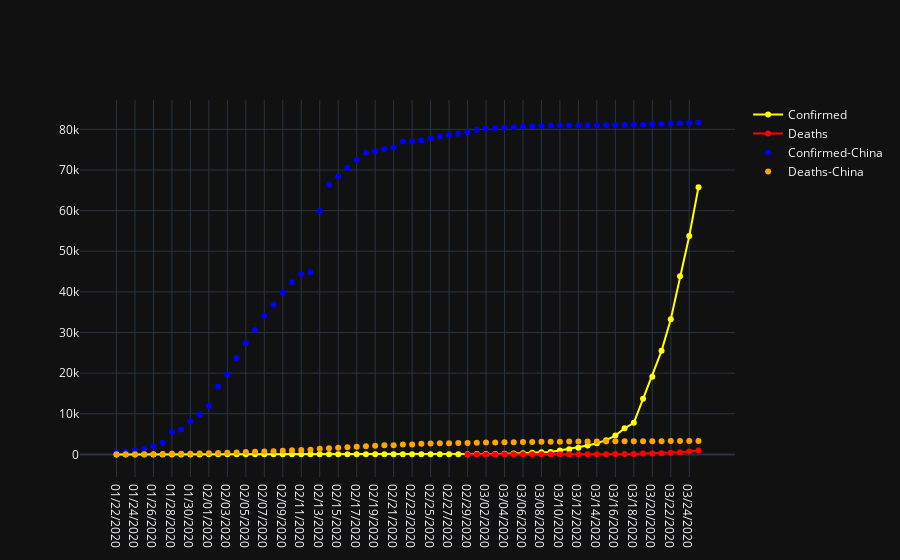

Here is the notebook cell this chart was saved with:
### Code cell
plot_curve(go_corona,df_death,country='US',country2='China')
